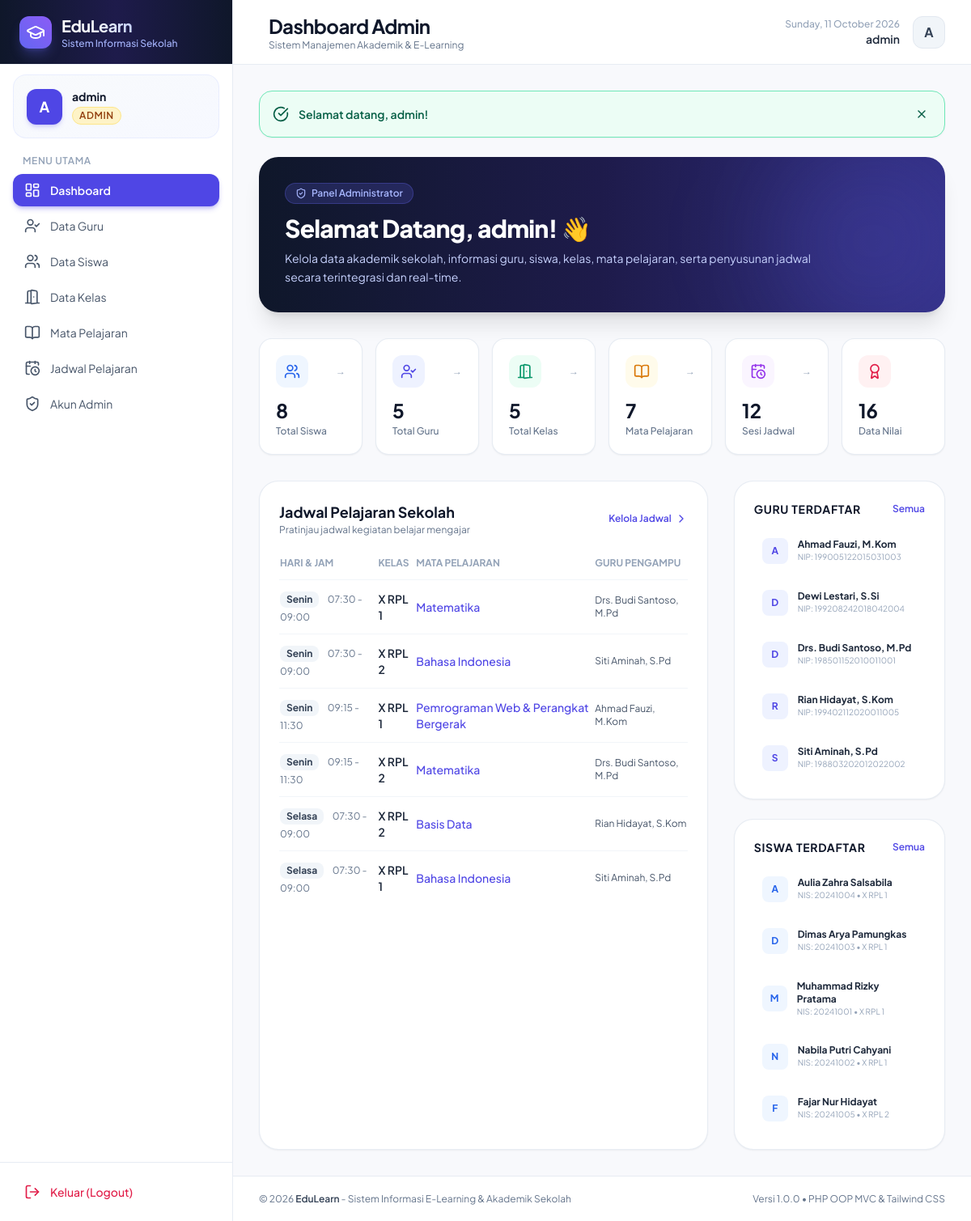
The app's page /admin/dashboard (signed in) with its own data.
### tables this page shows
CREATE TABLE `jadwal` (
    `jadwal_id` INT AUTO_INCREMENT PRIMARY KEY,
    `hari` VARCHAR(20) NOT NULL,
    `jam` VARCHAR(20) NOT NULL,
    `menit` VARCHAR(20) DEFAULT '',
    `id_kelas` INT NOT NULL,
    `pelajaran_id` INT NOT NULL,
    `id_guru` INT NOT NULL,
    `created_at` TIMESTAMP DEFAULT CURRENT_TIMESTAMP,
    CONSTRAINT `fk_jadwal_kelas` FOREIGN KEY (`id_kelas`) REFERENCES `kelas` (`id_kelas`) ON DELETE CASCADE ON UPDATE CASCADE,
    CONSTRAINT `fk_jadwal_pelajaran` FOREIGN KEY (`pelajaran_id`) REFERENCES `pelajaran` (`pelajaran_id`) ON DELETE CASCADE ON UPDATE CASCADE,
    CONSTRAINT `fk_jadwal_guru` FOREIGN KEY (`id_guru`) REFERENCES `guru` (`id_guru`) ON DELETE CASCADE ON UPDATE CASCADE
);

CREATE TABLE `kelas` (
    `id_kelas` INT AUTO_INCREMENT PRIMARY KEY,
    `nama` VARCHAR(50) NOT NULL,
    `created_at` TIMESTAMP DEFAULT CURRENT_TIMESTAMP
);

CREATE TABLE `pelajaran` (
    `pelajaran_id` INT AUTO_INCREMENT PRIMARY KEY,
    `nama_pelajaran` VARCHAR(100) NOT NULL,
    `created_at` TIMESTAMP DEFAULT CURRENT_TIMESTAMP
);

CREATE TABLE `guru` (
    `id_guru` INT AUTO_INCREMENT PRIMARY KEY,
    `nip` VARCHAR(50) NOT NULL UNIQUE,
    `nama` VARCHAR(100) NOT NULL,
    `password` VARCHAR(255) NOT NULL,
    `created_at` TIMESTAMP DEFAULT CURRENT_TIMESTAMP
);

CREATE TABLE `siswa` (
    `id_siswa` INT AUTO_INCREMENT PRIMARY KEY,
    `nis` VARCHAR(50) NOT NULL UNIQUE,
    `nama` VARCHAR(100) NOT NULL,
    `password` VARCHAR(255) NOT NULL,
    `id_kelas` INT NOT NULL,
    `created_at` TIMESTAMP DEFAULT CURRENT_TIMESTAMP,
    CONSTRAINT `fk_siswa_kelas` FOREIGN KEY (`id_kelas`) REFERENCES `kelas` (`id_kelas`) ON DELETE CASCADE ON UPDATE CASCADE
);

### app/views/admin/dashboard.php (the view, shortened to what the rows shown need)
<?php require_once __DIR__ . '/../layouts/header.php'; ?>
<div class="relative overflow-hidden rounded-3xl bg-gradient-to-r from-slate-900 via-indigo-950 to-indigo-900 p-6 sm:p-8 text-white shadow-xl mb-8">
    <div class="relative z-10 max-w-2xl">
        <h2 class="text-2xl sm:text-3xl font-extrabold tracking-tight">Selamat Datang, <?= htmlspecialchars($displayName) ?>! 👋</h2>
    </div>
</div>
<div class="grid grid-cols-1 lg:grid-cols-3 gap-8">
    <div class="lg:col-span-2 bg-white rounded-3xl border border-slate-200/80 p-6 shadow-sm">
        <div class="overflow-x-auto">
            <table class="w-full text-left text-sm">
                <thead>
                    <tr class="border-b border-slate-100 text-slate-400 text-xs uppercase font-semibold">
                        <th class="pb-3">Hari & Jam</th>
                        <th class="pb-3">Kelas</th>
                        <th class="pb-3">Mata Pelajaran</th>
                        <th class="pb-3">Guru Pengampu</th>
                    </tr>
                </thead>
                <tbody class="divide-y divide-slate-100">
                    <?php if (empty($recentJadwal)): ?>
                        <tr>
                            <td colspan="4" class="py-6 text-center text-slate-400 text-xs">Belum ada data jadwal pelajaran.</td>
                        </tr>
                    <?php else: ?>
                        <?php foreach ($recentJadwal as $j): ?>
                            <tr class="hover:bg-slate-50/80 transition-colors">
                                <td class="py-3">
                                    <span class="inline-flex items-center px-2 py-0.5 rounded-lg text-xs font-bold bg-slate-100 text-slate-700 mr-2">
                                        <?= htmlspecialchars($j['hari']) ?>
                                    </span>
                                    <span class="text-xs text-slate-500"><?= htmlspecialchars($j['jam']) ?></span>
                                </td>
                                <td class="py-3 font-semibold text-slate-800"><?= htmlspecialchars($j['nama_kelas']) ?></td>
                                <td class="py-3 text-indigo-600 font-medium"><?= htmlspecialchars($j['nama_pelajaran']) ?></td>
                                <td class="py-3 text-slate-600 text-xs"><?= htmlspecialchars($j['nama_guru']) ?></td>
                            </tr>
                        <?php endforeach; ?>
                    <?php endif; ?>
                </tbody>
            </table>
        </div>
    </div>
    <div class="space-y-6">
        <div class="bg-white rounded-3xl border border-slate-200/80 p-6 shadow-sm">
            <div class="space-y-3">
                <?php foreach ($recentGuru as $g): ?>
                    <div class="flex items-center justify-between p-2.5 rounded-xl hover:bg-slate-50 transition-colors">
                        <div class="flex items-center space-x-3">
                            <div class="w-8 h-8 rounded-lg bg-indigo-50 text-indigo-600 flex items-center justify-center font-bold text-xs">
                                <?= strtoupper(substr($g['nama'], 0, 1)) ?>
                            </div>
                            <div>
                                <p class="text-xs font-bold text-slate-800"><?= htmlspecialchars($g['nama']) ?></p>
                                <p class="text-[10px] text-slate-400">NIP: <?= htmlspecialchars($g['nip']) ?></p>
                            </div>
                        </div>
                    </div>
                <?php endforeach; ?>
            </div>
        </div>
        <div class="bg-white rounded-3xl border border-slate-200/80 p-6 shadow-sm">
            <div class="space-y-3">
                <?php foreach ($recentSiswa as $s): ?>
                    <div class="flex items-center justify-between p-2.5 rounded-xl hover:bg-slate-50 transition-colors">
                        <div class="flex items-center space-x-3">
                            <div class="w-8 h-8 rounded-lg bg-blue-50 text-blue-600 flex items-center justify-center font-bold text-xs">
                                <?= strtoupper(substr($s['nama'], 0, 1)) ?>
                            </div>
                            <div>
                                <p class="text-xs font-bold text-slate-800"><?= htmlspecialchars($s['nama']) ?></p>
                                <p class="text-[10px] text-slate-400">NIS: <?= htmlspecialchars($s['nis']) ?> &bull; <?= htmlspecialchars($s['nama_kelas'] ?? '-') ?></p>
                            </div>
                        </div>
                    </div>
                <?php endforeach; ?>
            </div>
        </div>
    </div>
</div>
<?php require_once __DIR__ . '/../layouts/footer.php'; ?>

### records on screen
jadwal: hari "Senin", jam "07:30 - 09:00", id_kelas.nama "X RPL 1", pelajaran.nama_pelajaran "Matematika", id_guru.nama "Drs. Budi Santoso, M.Pd"
jadwal: hari "Senin", jam "07:30 - 09:00", id_kelas.nama "X RPL 2", pelajaran.nama_pelajaran "Bahasa Indonesia", id_guru.nama "Siti Aminah, S.Pd"
jadwal: hari "Senin", jam "09:15 - 11:30", id_kelas.nama "X RPL 1", pelajaran.nama_pelajaran "Pemrograman Web & Perangkat Bergerak", id_guru.nama "Ahmad Fauzi, M.Kom"
jadwal: hari "Senin", jam "09:15 - 11:30", id_kelas.nama "X RPL 2", pelajaran.nama_pelajaran "Matematika", id_guru.nama "Drs. Budi Santoso, M.Pd"
jadwal: hari "Selasa", jam "07:30 - 09:00", id_kelas.nama "X RPL 2", pelajaran.nama_pelajaran "Basis Data", id_guru.nama "Rian Hidayat, S.Kom"
jadwal: hari "Selasa", jam "07:30 - 09:00", id_kelas.nama "X RPL 1", pelajaran.nama_pelajaran "Bahasa Indonesia", id_guru.nama "Siti Aminah, S.Pd"
guru: nama "A", nama "Ahmad Fauzi, M.Kom", nip "199005122015031003"
guru: nama "D", nama "Dewi Lestari, S.Si", nip "199208242018042004"
guru: nama "D", nama "Drs. Budi Santoso, M.Pd", nip "198501152010011001"
guru: nama "R", nama "Rian Hidayat, S.Kom", nip "199402112020011005"
guru: nama "S", nama "Siti Aminah, S.Pd", nip "198803202012022002"
siswa: nama "A", nama "Aulia Zahra Salsabila", nis "20241004", id_kelas.nama "X RPL 1"
siswa: nama "D", nama "Dimas Arya Pamungkas", nis "20241003", id_kelas.nama "X RPL 1"
siswa: nama "M", nama "Muhammad Rizky Pratama", nis "20241001", id_kelas.nama "X RPL 1"
siswa: nama "N", nama "Nabila Putri Cahyani", nis "20241002", id_kelas.nama "X RPL 1"
siswa: nama "F", nama "Fajar Nur Hidayat", nis "20241005", id_kelas.nama "X RPL 2"

### other values on screen
substr($displayName, 0, 1) "A"
$displayName "admin"
$role "ADMIN"
$title "Dashboard Admin"
$flash['message'] "Selamat datang, admin!"
$stats['total_siswa'] "8"
$stats['total_guru'] "5"
$stats['total_kelas'] "5"
$stats['total_pelajaran'] "7"
$stats['total_jadwal'] "12"
$stats['total_nilai'] "16"
APP_NAME "EduLearn"
APP_DESC "Sistem Informasi E-Learning & Akademik Sekolah"
APP_VERSION "1.0.0"
